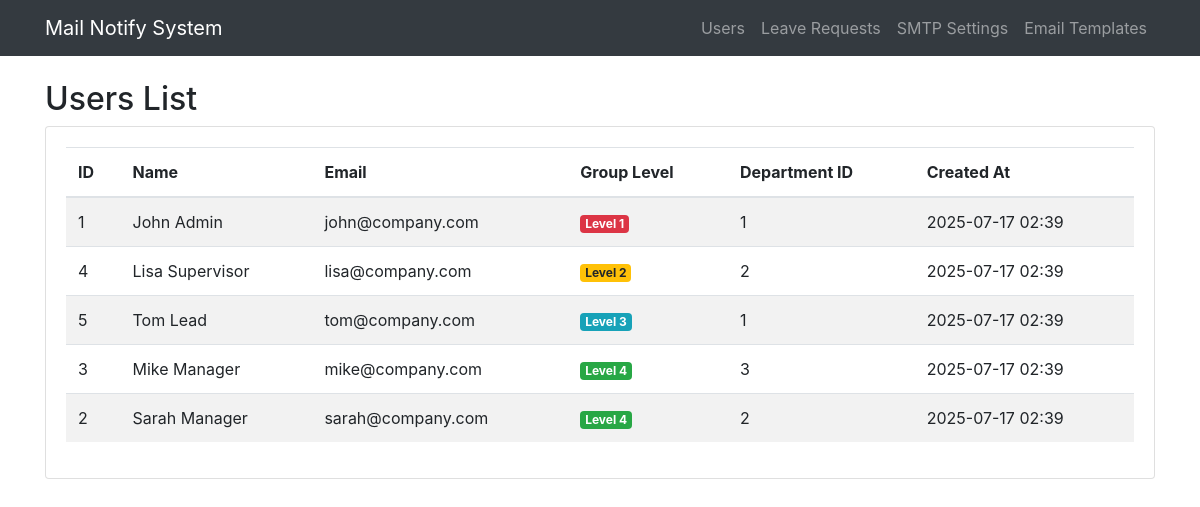
The page / on the database its author committed.
### tables this page shows
CREATE TABLE users (
    id INT AUTO_INCREMENT PRIMARY KEY,
    name VARCHAR(100) NOT NULL,
    email VARCHAR(100) NOT NULL UNIQUE,
    group_level INT NOT NULL,
    department_id INT NOT NULL,
    created_at TIMESTAMP DEFAULT CURRENT_TIMESTAMP
);

### index.php (the view, shortened to what this page needs)
<?php
require_once 'config/database.php';
include 'includes/header.php';
$stmt = $pdo->query("SELECT * FROM users ORDER BY group_level, name");
$users = $stmt->fetchAll(PDO::FETCH_ASSOC);
?>
<h2>Users List</h2>
<div class="row">
    <div class="col-md-12">
        <div class="card">
            <div class="card-body">
                <table class="table table-striped">
                    <thead>
                        <tr>
                            <th>ID</th>
                            <th>Name</th>
                            <th>Email</th>
                            <th>Group Level</th>
                            <th>Department ID</th>
                            <th>Created At</th>
                        </tr>
                    </thead>
                    <tbody>
                        <?php foreach ($users as $user): ?>
                        <tr>
                            <td><?php echo htmlspecialchars($user['id']); ?></td>
                            <td><?php echo htmlspecialchars($user['name']); ?></td>
                            <td><?php echo htmlspecialchars($user['email']); ?></td>
                            <td>
                                <span class="badge badge-<?php
                                    switch($user['group_level']) {
                                        case 1: echo 'danger'; break;
                                        case 2: echo 'warning'; break;
                                        case 3: echo 'info'; break;
                                        case 4: echo 'success'; break;
                                    }
                                ?>">
                                    Level <?php echo $user['group_level']; ?>
                                </span>
                            </td>
                            <td><?php echo htmlspecialchars($user['department_id']); ?></td>
                            <td><?php echo date('Y-m-d H:i', strtotime($user['created_at'])); ?></td>
                        </tr>
                        <?php endforeach; ?>
                    </tbody>
                </table>
            </div>
        </div>
    </div>
</div>
<?php include 'includes/footer.php'; ?>

### includes/header.php (shortened to what this page needs)
<!DOCTYPE html>
<html lang="en">
<head>
    <link rel="stylesheet" href="https://stackpath.bootstrapcdn.com/bootstrap/4.5.2/css/bootstrap.min.css">
    <link rel="stylesheet" href="https://cdnjs.cloudflare.com/ajax/libs/font-awesome/5.15.4/css/all.min.css">
</head>
<body>
    <nav class="navbar navbar-expand-lg navbar-dark bg-dark">
        <div class="container">
            <a class="navbar-brand" href="index.php">Mail Notify System</a>
            <div class="navbar-nav ml-auto">
                <a class="nav-link" href="index.php">Users</a>
                <a class="nav-link" href="leave_list.php">Leave Requests</a>
                <a class="nav-link" href="smtp_settings.php">SMTP Settings</a>
                <a class="nav-link" href="email_templates.php">Email Templates</a>
            </div>
        </div>
    </nav>
    <div class="container mt-4">

### includes/footer.php (shortened to what this page needs)
    </div>
</body>
</html>

### rows shown on the page
users: id "1", name "John Admin", email "john@company.com", group_level "1", department "1", created_at "2025-07-17 02:39"
users: id "4", name "Lisa Supervisor", email "lisa@company.com", group_level "2", department "2", created_at "2025-07-17 02:39"
users: id "5", name "Tom Lead", email "tom@company.com", group_level "3", department "1", created_at "2025-07-17 02:39"
users: id "3", name "Mike Manager", email "mike@company.com", group_level "4", department "3", created_at "2025-07-17 02:39"
users: id "2", name "Sarah Manager", email "sarah@company.com", group_level "4", department "2", created_at "2025-07-17 02:39"
